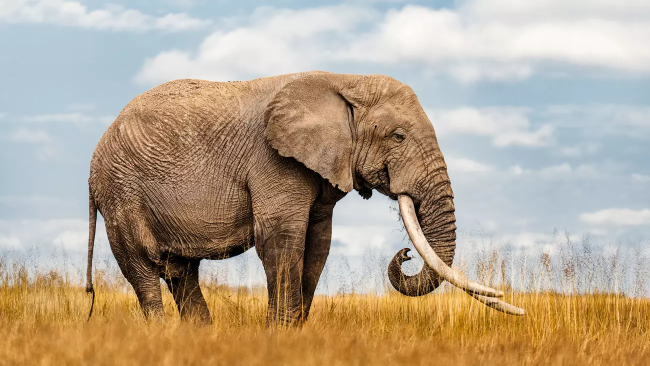
#> input picture Assignment 2/imageA.png, 1300 x 731 px (shown at 1/2 size)
$ python Part2.py
#> lines starting #> are read from the running program, lines starting #| are printed output that depends on the picture
import cv2
import numpy as np
import matplotlib.pyplot as plt


# Apply a low-pass filter (Gaussian blur) to make the image blurry
def low_pass_filter(image, kernel_size):
    return cv2.GaussianBlur(image, (kernel_size, kernel_size), 0)


# Apply a high-pass filter by subtracting the low-pass filtered version and enhancing contrast
def high_pass_filter(image, kernel_size):
    low_pass = cv2.GaussianBlur(image, (kernel_size, kernel_size), 0)
    high_pass = cv2.subtract(image, low_pass)

    # Use absolute values to keep all high-frequency details
    high_pass = cv2.convertScaleAbs(high_pass)

    # Optionally, apply histogram equalization for better contrast
    for i in range(3):  # Apply to each color channel if in color
        high_pass[:, :, i] = cv2.equalizeHist(high_pass[:, :, i])

    return high_pass


# Create and save the hybrid image
def create_hybrid_image(imageA, imageB, low_pass_size, high_pass_size):
    # Ensure images match dimensions if necessary
    if imageA.shape != imageB.shape:
        imageB = cv2.resize(imageB, (imageA.shape[1], imageA.shape[0]))

    # Apply low-pass and high-pass filters
    low_pass_image = low_pass_filter(imageA, low_pass_size)
    high_pass_image = high_pass_filter(imageB, high_pass_size)

    # Combine low-pass and high-pass images to create the hybrid image
    hybrid_image = cv2.addWeighted(low_pass_image, 0.5, high_pass_image, 0.5, 0)

    # Save and display each step
    cv2.imwrite('low_pass_image.png', low_pass_image)
    cv2.imwrite('high_pass_image.png', high_pass_image)
    cv2.imwrite('hybrid_image.png', hybrid_image)

    # Display the images
    plt.figure(figsize=(12, 4))

    plt.subplot(1, 3, 1)
    plt.imshow(cv2.cvtColor(low_pass_image, cv2.COLOR_BGR2RGB))
    plt.title("Low-Pass Filtered Image (Blurry)")
    plt.axis('off')

    plt.subplot(1, 3, 2)
    plt.imshow(cv2.cvtColor(high_pass_image, cv2.COLOR_BGR2RGB))
    plt.title("High-Pass Filtered Image (Sharp Details)")
    plt.axis('off')

    plt.subplot(1, 3, 3)
    plt.imshow(cv2.cvtColor(hybrid_image, cv2.COLOR_BGR2RGB))
    plt.title("Hybrid Image")
    plt.axis('off')

    plt.show()


# Load images for hybrid creation in color
imageA = cv2.imread('imageA.png')  # Replace with actual path if needed
#> imageA is the input picture: shape (731, 1300, 3); mean B, G, R 145.7, 166.1, 182.2
imageB = cv2.imread('imageB.png')  # Replace with actual path if needed
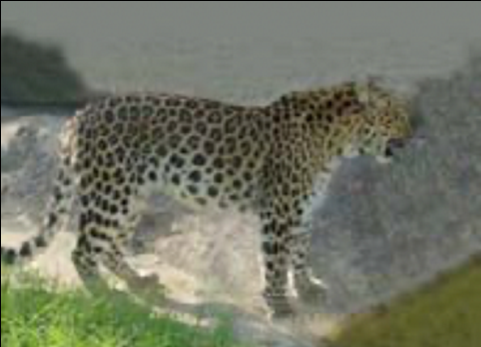
#> input picture Assignment 2/imageB.png, 481 x 347 px
#> imageB is the input picture: shape (347, 481, 3); mean B, G, R 100.9, 117.4, 114.1

# Generate and save hybrid image with desired cutoff frequencies
# Adjust kernel sizes as needed for the desired effect
create_hybrid_image(imageA, imageB, low_pass_size=35, high_pass_size=15)
#> in create_hybrid_image, `imageB = cv2.resize(imageB, (imageA.shape[1], imageA.shape[0]))`:
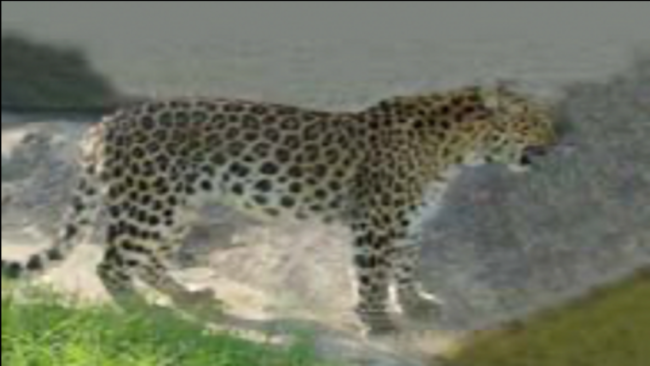
#> imageB: shape (731, 1300, 3) (shown at 1/2 size); mean B, G, R 100.7, 117.3, 114
#> in low_pass_filter, `return cv2.GaussianBlur(image, (kernel_size, kernel_size), 0)`:
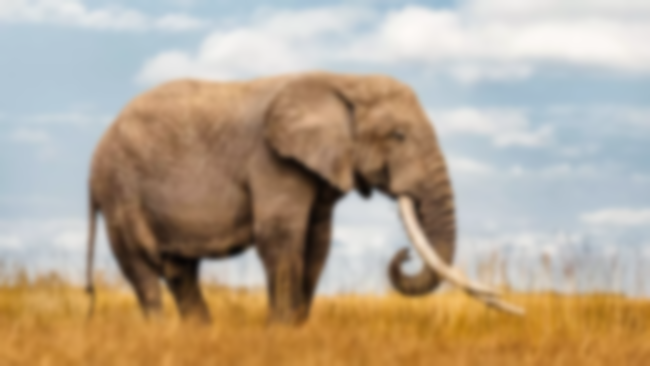
#> returned value: shape (731, 1300, 3) (shown at 1/2 size); mean of channels 0, 1, 2 145.7, 166.1, 182.2; drawn as B, G, R
#> in high_pass_filter, `high_pass = cv2.subtract(image, low_pass)`:
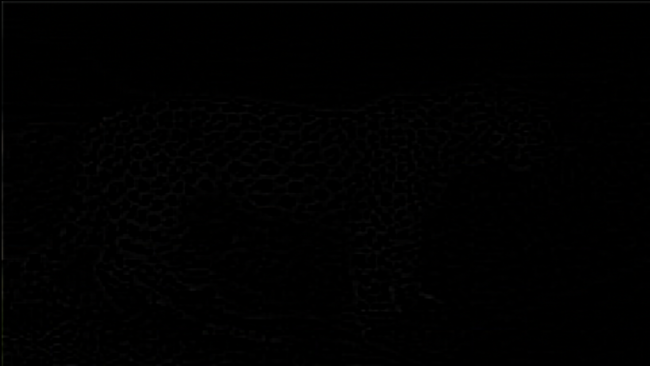
#> high_pass: shape (731, 1300, 3) (shown at 1/2 size); mean B, G, R 1, 1, 1
#> after the loop in high_pass_filter, `for i in range(3):`:
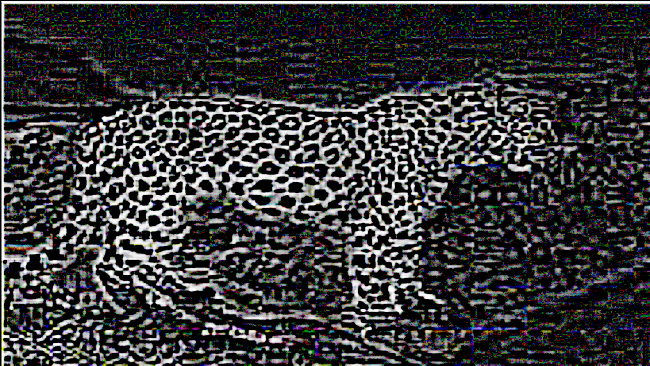
#> high_pass: shape (731, 1300, 3) (shown at 1/2 size); mean B, G, R 56.6, 55.6, 55.3
#> in create_hybrid_image, `hybrid_image = cv2.addWeighted(low_pass_image, 0.5, high_pass_image, 0..`:
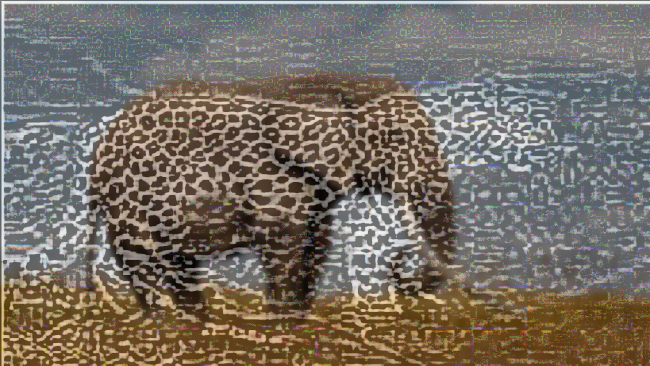
#> hybrid_image: shape (731, 1300, 3) (shown at 1/2 size); mean B, G, R 101.2, 110.8, 118.8
#> in create_hybrid_image, `plt.show()`:
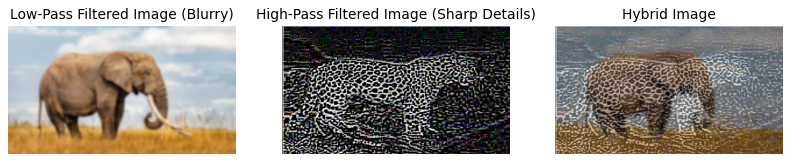
#> figure drawn by matplotlib, 3 panels
